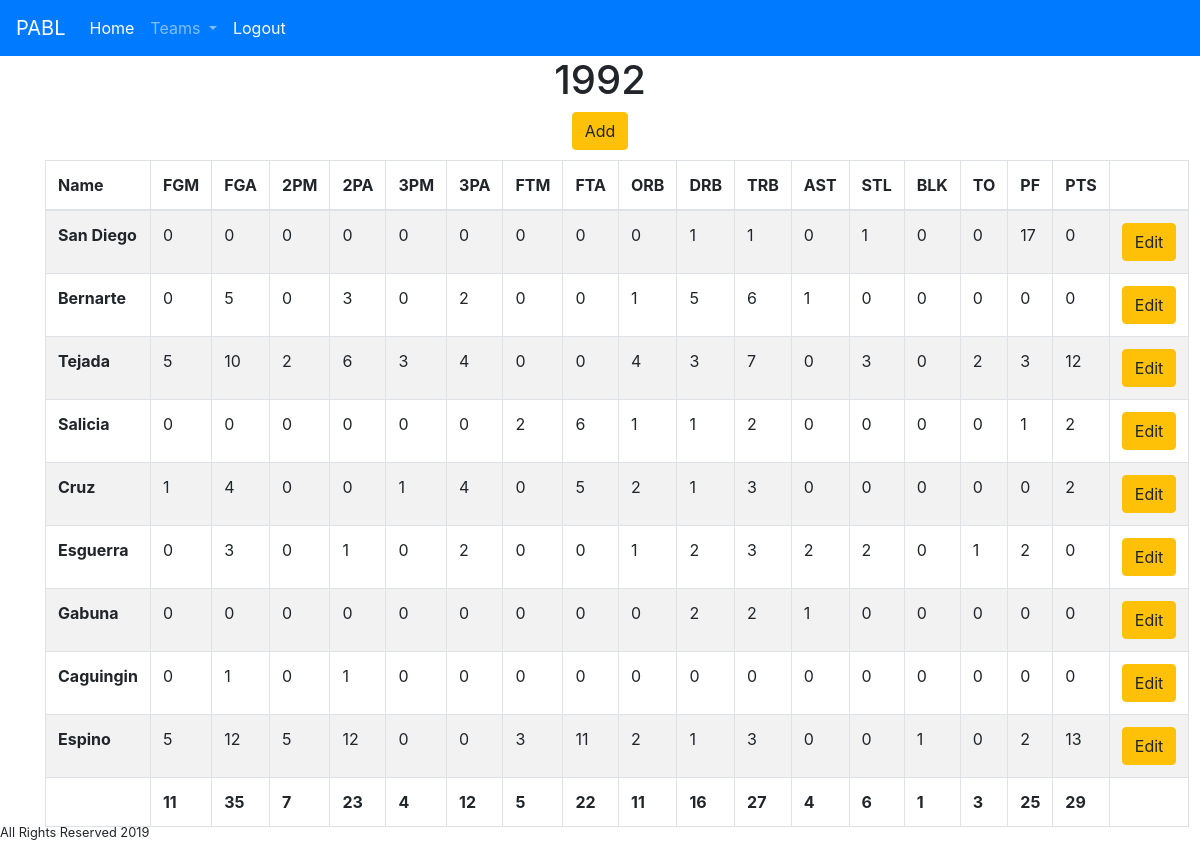
The app's page /team/1992 (signed in) with its own data.
### tables this page shows
CREATE TABLE "2013/19vs1992" (
	"id"	INTEGER PRIMARY KEY AUTOINCREMENT,
	"name"	TEXT,
	"team"	TEXT,
	"fgm"	INTEGER,
	"fga"	INTEGER,
	"2pm"	INTEGER,
	"2pa"	INTEGER,
	"3pm"	INTEGER,
	"3pa"	INTEGER,
	"ftm"	INTEGER,
	"fta"	INTEGER,
	"orb"	INTEGER,
	"drb"	INTEGER,
	"trb"	INTEGER,
	"ast"	INTEGER,
	"stl"	INTEGER,
	"blk"	INTEGER,
	"to"	INTEGER,
	"pf"	INTEGER,
	"pts"	INTEGER
);

### app.py (the view)
@app.route('/team', defaults={"name":"Default"})
@app.route('/team/<name>')
def team(name):
    username = session["username"]
    if name == "Default":
        return render_template('team_default.html', username=username)
    else:
       if name == "19909395":
           results = teamread('2008vs1990/93/95', '1990/93/95')
           stats = sum_stats(results)
           return render_template('team.html', results=results, stats=stats, username=username)
       elif name == "2008":
           results = teamread('2008vs1990/93/95', '2008')
           stats = sum_stats(results)
           return render_template('team.html', results=results, stats=stats, username=username)
       elif name == "200018":
           results = teamread('2000/18vs2003', '2000/18')
           stats = sum_stats(results)
           return render_template('team.html', results=results, stats=stats, username=username)
       elif name == "2003":
           results = teamread('2000/18vs2003', '2003')
           stats = sum_stats(results)
           return render_template('team.html', results=results, stats=stats, username=username)
       elif name == "201319":
           results = teamread('2013/19vs1992', '2013/19')
           stats = sum_stats(results)
           return render_template('team.html', results=results, stats=stats, username=username)
       elif name == "1992":
           results = teamread('2013/19vs1992', '1992')
           stats = sum_stats(results)
           return render_template('team.html', results=results, stats=stats, username=username)
       elif name == "1994":
           results = teamread('1994vs2015', '1994')
           stats = sum_stats(results)
           return render_template('team.html', results=results, stats=stats, username=username)
       elif name == "2015":
           results = teamread('1994vs2015', '2015')
           stats = sum_stats(results)
           return render_template('team.html', results=results, stats=stats, username=username)
       elif name == "2002":
           results = teamread('2002vs2006', '2002')
           stats = sum_stats(results)
           return render_template('team.html', results=results, stats=stats, username=username)
       elif name == "2006":
           results = teamread('2002vs2006', '2006')
           stats = sum_stats(results)
           return render_template('team.html', results=results, stats=stats, username=username)
       elif name == "2004":
           results = teamread('2004vs2014', '2004')
           stats = sum_stats(results)
           return render_template('team.html', results=results, stats=stats, username=username)
       elif name == "2014":
           results = teamread('2004vs2014', '2014')
           stats = sum_stats(results)
           return render_template('team.html', results=results, stats=stats, username=username)
       elif name == "2009":
           results = teamread('2009vs2010', '2009')
           stats = sum_stats(results)
           return render_template('team.html', results=results, stats=stats, username=username)
       elif name == "2010":
           results = teamread('2009vs2010', '2010')
           stats = sum_stats(results)
           return render_template('team.html', results=results, stats=stats, username=username)
       elif name == "2012":
           results = teamread('2012vs1999', '2012')
           stats = sum_stats(results)
           return render_template('team.html', results=results, stats=stats, username=username)
       elif name == "1999":
           results = teamread('2012vs1999', '1999')
           stats = sum_stats(results)
           return render_template('team.html', results=results, stats=stats, username=username)
       else:
           return render_template('team_error.html', name=name, username=username)

### app.py (called while the page is built)
def connect_db(filename):
    conn = sqlite3.connect(filename)
    return conn

def teamread(tablename, teamname):
    conn = connect_db('dayone.db')
    cur = conn.cursor()
    query = '''SELECT * FROM "{}" WHERE team = "{}"'''.format(tablename, teamname)
    cur.execute(query)
    results = cur.fetchall()
    cur.close()
    return results

def sum_stats(results):
    total_stats = list()
    i = 3
    while i < 20:
        total_stats.append(0)
        i += 1
    for result in results:
        i = 3
        j = 0
        while i < 20:
            total_stats[j] += result[i]
            i += 1
            j += 1
    return total_stats

### templates/team.html (shortened to what this page needs)
{% extends 'base.html' %}
{% block content %}
  <div class="container">
    <h1 align="center"> {{ results[0][2] }}
    {% if username == "admin" %}
            <form method="get" action="{{ url_for('add') }}">
              <button type="submit" value="{{ results[0][2] }}" name="team" class="btn btn-warning">Add</button>
            </form>
    {% endif %}
     </h1>
    <table class="table table-striped table-bordered table-hover">
      <thead>
        <tr>
          <th scope="col">Name</th>
          <th scope="col">FGM</th>
          <th scope="col">FGA</th>
          <th scope="col">2PM</th>
          <th scope="col">2PA</th>
          <th scope="col">3PM</th>
          <th scope="col">3PA</th>
          <th scope="col">FTM</th>
          <th scope="col">FTA</th>
          <th scope="col">ORB</th>
          <th scope="col">DRB</th>
          <th scope="col">TRB</th>
          <th scope="col">AST</th>
          <th scope="col">STL</th>
          <th scope="col">BLK</th>
          <th scope="col">TO</th>
          <th scope="col">PF</th>
          <th scope="col">PTS</th>
          {% if username == "admin" %}
          <th scope="col"> </th>
          {% endif %}
        </tr>
      </thead>
      <tbody>
      {% for result in results %}
        <tr>
          <th>{{ result[1] }}</th>
          <td>{{ result[3] }}</td>
          <td>{{ result[4] }}</td>
          <td>{{ result[5] }}</td>
          <td>{{ result[6] }}</td>
          <td>{{ result[7] }}</td>
          <td>{{ result[8] }}</td>
          <td>{{ result[9] }}</td>
          <td>{{ result[10] }}</td>
          <td>{{ result[11] }}</td>
          <td>{{ result[12] }}</td>
          <td>{{ result[13] }}</td>
          <td>{{ result[14] }}</td>
          <td>{{ result[15] }}</td>
          <td>{{ result[16] }}</td>
          <td>{{ result[17] }}</td>
          <td>{{ result[18] }}</td>
          <td>{{ result[19] }}</td>
          {% if username == "admin" %}
          <td>
            <form method="get" action="{{ url_for('edit') }}">
              <button type="submit" value="{{ result[0] }}" name="id" class="btn btn-warning">Edit</button>
            </form>
          </td>
          {% endif %}
        </tr>
      {% endfor %}
      <tr>
          <th></th>
          {% for stat in stats %}
            <th>{{ stat }}</th>
          {% endfor %}
          {% if username == "admin" %}
            <th></th>
          {% endif %}
      </tr>
      </tbody>
    </table>
  </div>
{% endblock %}

### records on screen
2013/19vs1992: team "1992", name "San Diego", fgm "0", fga "0", 2pm "0", 2pa "0", 3pm "0", 3pa "0", ftm "0", fta "0", orb "0", drb "1", trb "1", ast "0", stl "1", blk "0", to "0", pf "17", pts "0", {{ result[0] }} 12 (drawn)
2013/19vs1992: name "Bernarte", fgm "0", fga "5", 2pm "0", 2pa "3", 3pm "0", 3pa "2", ftm "0", fta "0", orb "1", drb "5", trb "6", ast "1", stl "0", blk "0", to "0", pf "0", pts "0", {{ result[0] }} 13 (drawn)
2013/19vs1992: name "Tejada", fgm "5", fga "10", 2pm "2", 2pa "6", 3pm "3", 3pa "4", ftm "0", fta "0", orb "4", drb "3", trb "7", ast "0", stl "3", blk "0", to "2", pf "3", pts "12", {{ result[0] }} 14 (drawn)
2013/19vs1992: name "Salicia", fgm "0", fga "0", 2pm "0", 2pa "0", 3pm "0", 3pa "0", ftm "2", fta "6", orb "1", drb "1", trb "2", ast "0", stl "0", blk "0", to "0", pf "1", pts "2", {{ result[0] }} 16 (drawn)
2013/19vs1992: name "Cruz", fgm "1", fga "4", 2pm "0", 2pa "0", 3pm "1", 3pa "4", ftm "0", fta "5", orb "2", drb "1", trb "3", ast "0", stl "0", blk "0", to "0", pf "0", pts "2", {{ result[0] }} 17 (drawn)
2013/19vs1992: name "Esguerra", fgm "0", fga "3", 2pm "0", 2pa "1", 3pm "0", 3pa "2", ftm "0", fta "0", orb "1", drb "2", trb "3", ast "2", stl "2", blk "0", to "1", pf "2", pts "0", {{ result[0] }} 18 (drawn)
2013/19vs1992: name "Gabuna", fgm "0", fga "0", 2pm "0", 2pa "0", 3pm "0", 3pa "0", ftm "0", fta "0", orb "0", drb "2", trb "2", ast "1", stl "0", blk "0", to "0", pf "0", pts "0", {{ result[0] }} 19 (drawn)
2013/19vs1992: name "Caguingin", fgm "0", fga "1", 2pm "0", 2pa "1", 3pm "0", 3pa "0", ftm "0", fta "0", orb "0", drb "0", trb "0", ast "0", stl "0", blk "0", to "0", pf "0", pts "0", {{ result[0] }} 20 (drawn)
2013/19vs1992: name "Espino", fgm "5", fga "12", 2pm "5", 2pa "12", 3pm "0", 3pa "0", ftm "3", fta "11", orb "2", drb "1", trb "3", ast "0", stl "0", blk "1", to "0", pf "2", pts "13", {{ result[0] }} 21 (drawn)

### other values on screen
{{ stat }} "11" "35" "7" "23" "4" "12" "5" "22" "11" "16" "27" "4" "6" "1" "3" "25" "29"
